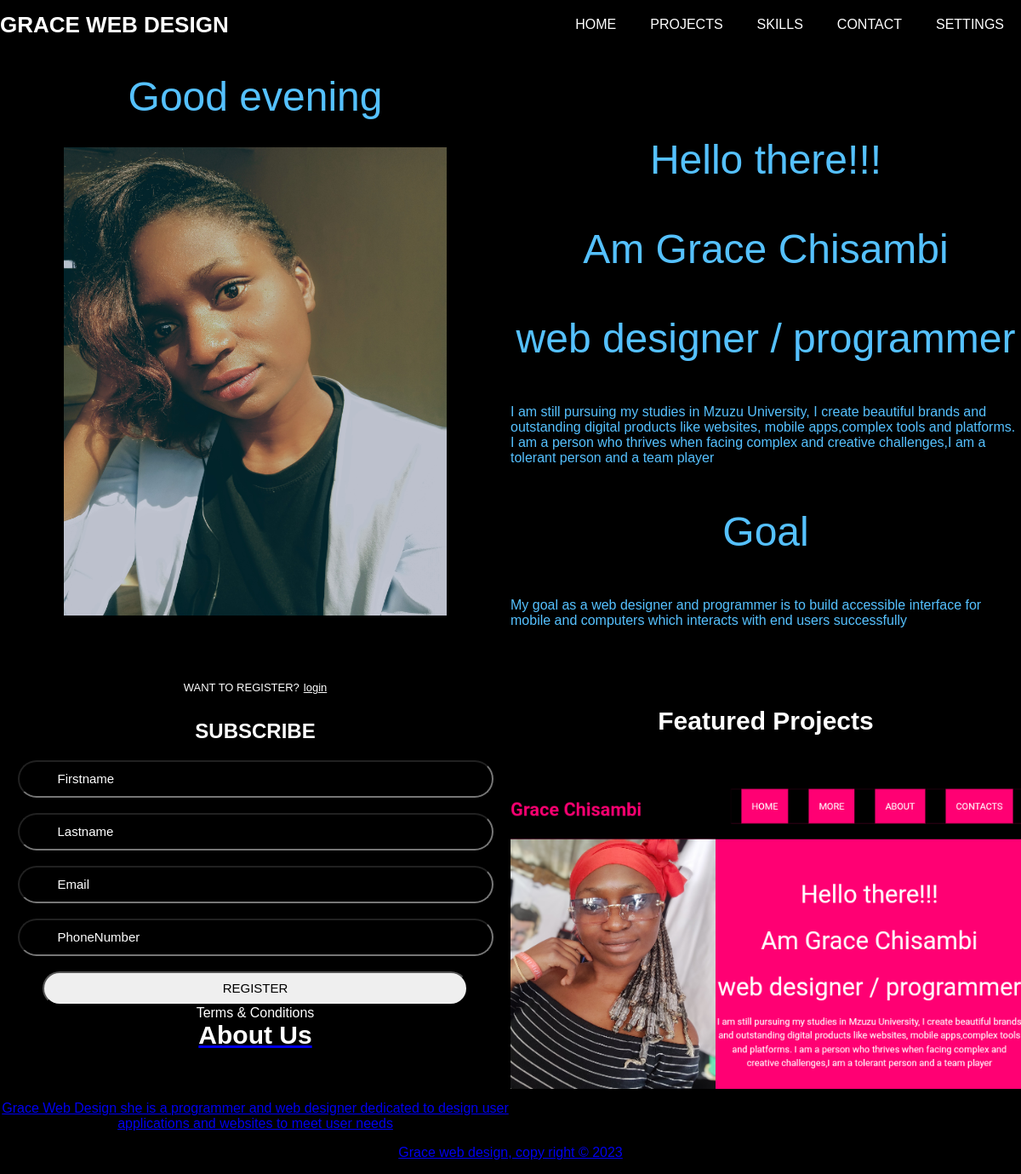
The page / on the database its author committed.
### tables this page shows
CREATE TABLE `home` (
  `id` bigint(20) UNSIGNED NOT NULL,
  `description` text NOT NULL
);

### index.php (the view, shortened to what this page needs)
<?php
require_once "connection.php";
?>
<!DOCTYPE html>
<html lang="en">
<head>
    <link rel="stylesheet"href="cstyle.css"/>
</head>
<body>
<header class="header-area">
   <div class="navbar-area"> <div class="container"> <nav class="site-navbar">  <a href="#home" class="site-logo">Grace Web Design</a>
 <ul> <li><a href="index.php">Home</a></li>
  <li><a href="project.php">Projects</a></li> <li><a href="skills.php">Skills</a></li> <li><a href="contact.php">Contact</a></li>
 <li><a href="#">Settings</a></li>
</ul>
<button class="nav-toggler"> <span></span> </button> </nav> </div> </div></header></br></br></br>
<div class = "sect">
    <div id="greeting"></div>
 <img src="owner.jpg"style="width:450px;height:550px;">
</div>
 <div class = "sect" style="color:#55c1ff;">
 <?php
  $query="SELECT*FROM Home";
  $result=mysqli_query($con,$query);
while($row=mysqli_fetch_row($result)){
 echo $row[1]."</br>";
}
?>
</div>
<div class = "sect"style="float:right;">
      <h3>Featured Projects</h3>
      <div class="slideshow-container">
      <div class="mySlides fade">
    <img src="profile.png"style="width:100%"></div>
       </div></br>
<div style="text-align:center">
</div>
</div></br></br>
 <div class = "sect"style="float:left;">
<div class="top">
   <span>WANT TO REGISTER?<a href="#" onclick="login()">login</a></span>
   </div>
   <h2>SUBSCRIBE</h2>
   <div class="two-forms">
   <div class="input-box">
    <form action= "" method="post"name="myForm"
 onsubmit="return validateForm()">
    <input type="text" class="input-field" name="first_name"placeholder="Firstname"></div></br>
   <div class="input-box">
   <input type="text" class="input-field" name="last_name" placeholder="Lastname"></div></br>
   <div class="input-box">
   <input type="email" class="input-field" name="email"placeholder="Email"></div></br>
   <div class="input-box">
   <input type="text" class="input-field" name="phone" placeholder="PhoneNumber"></div></br>
   <div class="input-box">
   <input type="submit" name="submit"class="submit" value="REGISTER"></div>
   <div class="two">
   <label><a href="#">Terms & Conditions</label></div></div></div></div></div>
<footer>
     <h3>About Us</h3>
    <p> Grace Web Design she is a programmer and web designer dedicated to design user applications and websites to meet user needs</p>
        <p>Grace web design, copy right © 2023</p>
</footer>

### cstyle.css (style rules this page uses)
body { background:#000000; text-align:center; margin: 0; padding: 0; box-sizing: border-box; font-family: "Poppins", sans-serif; color:white; }
#greeting { padding: 2rem; background:transparent; border-radius: 30px; font-size: 3rem; color:#55c1ff; }
.sect { float:left; width:50%; float:left; }
.navbar-area { background: black; border-bottom: 1px solid #000; position:fixed; z-index:1; width:100%; }
.site-navbar { display: flex; justify-content: space-between; align-items: center; top:0; }
a.site-logo { font-size: 26px; font-weight: 800; text-transform: uppercase; color: #fff; text-decoration: none; }
.site-navbar ul { margin: 0; padding: 0; list-style: none; display: flex; }
.site-navbar ul li a { color: #fff; padding: 20px; display: block; text-decoration: none; text-transform: uppercase; }
.mySlides { display: 0; }
img { vertical-align: middle; }
.slideshow-container { max-width: 1000px; margin: auto; float:0; }
.fade { animation-name: fade; animation-duration: 1.5s; }
.top span { color:white; font-size:small; padding: 10px 0; display:flex; justify-content:center; }
.top span a { color:white; margin-left:5px }
h3 { color:white; font-size:30px; text-align: center; padding: 10px 0 30px 0; }
.input-field { font-size:15px; background-color:transparent; color:white; height:40px; width:500px; padding:0 10px 0 45px; border-radius:30px; outline:none; transition: .2s ease; }
.submit { font-size:15px; font-weight:500; height:40px; width:500px; border-radius: 30px; outline: none; cursor:pointer; transition: .3s ease-in-out; }
.two label a { text-decoration:none; color:white; }

### rows shown on the page
home: description "Hello there!!!"
home: description "Am Grace Chisambi"
home: description "web designer / programmer"
home: description "I am still pursuing my studies in Mzuzu University, I create beautiful brands and outstanding digital products like websites, mobile apps,complex tools and platforms. I am a person who thrives when facing complex and creative challenges,I am a tolerant person and a team player"
home: description "Goal"
home: description "My goal as a web designer and programmer is to build accessible interface for mobile and computers which interacts with end users successfully"
